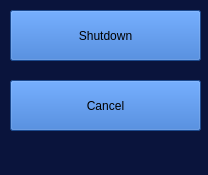
<?xml version="1.0" encoding="UTF-8"?>
<ui version="4.0">
 <class>MainWindow</class>
 <widget class="QMainWindow" name="MainWindow">
  <property name="geometry">
   <rect>
    <x>0</x>
    <y>0</y>
    <width>208</width>
    <height>175</height>
   </rect>
  </property>
  <property name="windowTitle">
   <string>MainWindow</string>
  </property>
  <property name="styleSheet">
   <string notr="true">background-color: rgb(10, 20, 60);</string>
  </property>
  <widget class="QWidget" name="centralwidget">
   <widget class="QPushButton" name="shutdown">
    <property name="enabled">
     <bool>true</bool>
    </property>
    <property name="geometry">
     <rect>
      <x>10</x>
      <y>10</y>
      <width>191</width>
      <height>51</height>
     </rect>
    </property>
    <property name="styleSheet">
     <string notr="true">color: rgb(0, 0, 0);
background-color: rgb(39, 104, 200);</string>
    </property>
    <property name="text">
     <string>Shutdown</string>
    </property>
    <property name="checkable">
     <bool>false</bool>
    </property>
    <property name="checked">
     <bool>false</bool>
    </property>
    <property name="autoExclusive">
     <bool>false</bool>
    </property>
    <property name="autoDefault">
     <bool>false</bool>
    </property>
    <property name="default">
     <bool>false</bool>
    </property>
    <property name="flat">
     <bool>false</bool>
    </property>
   </widget>
   <widget class="QPushButton" name="cancel">
    <property name="enabled">
     <bool>true</bool>
    </property>
    <property name="geometry">
     <rect>
      <x>10</x>
      <y>80</y>
      <width>191</width>
      <height>51</height>
     </rect>
    </property>
    <property name="styleSheet">
     <string notr="true">color: rgb(0, 0, 0);
background-color: rgb(39, 104, 200);</string>
    </property>
    <property name="text">
     <string>Cancel</string>
    </property>
    <property name="checkable">
     <bool>false</bool>
    </property>
    <property name="checked">
     <bool>false</bool>
    </property>
    <property name="autoExclusive">
     <bool>false</bool>
    </property>
    <property name="autoDefault">
     <bool>false</bool>
    </property>
    <property name="default">
     <bool>false</bool>
    </property>
    <property name="flat">
     <bool>false</bool>
    </property>
   </widget>
  </widget>
  <widget class="QMenuBar" name="menubar">
   <property name="geometry">
    <rect>
     <x>0</x>
     <y>0</y>
     <width>208</width>
     <height>22</height>
    </rect>
   </property>
  </widget>
  <widget class="QStatusBar" name="statusbar"/>
 </widget>
 <resources/>
 <connections/>
</ui>
